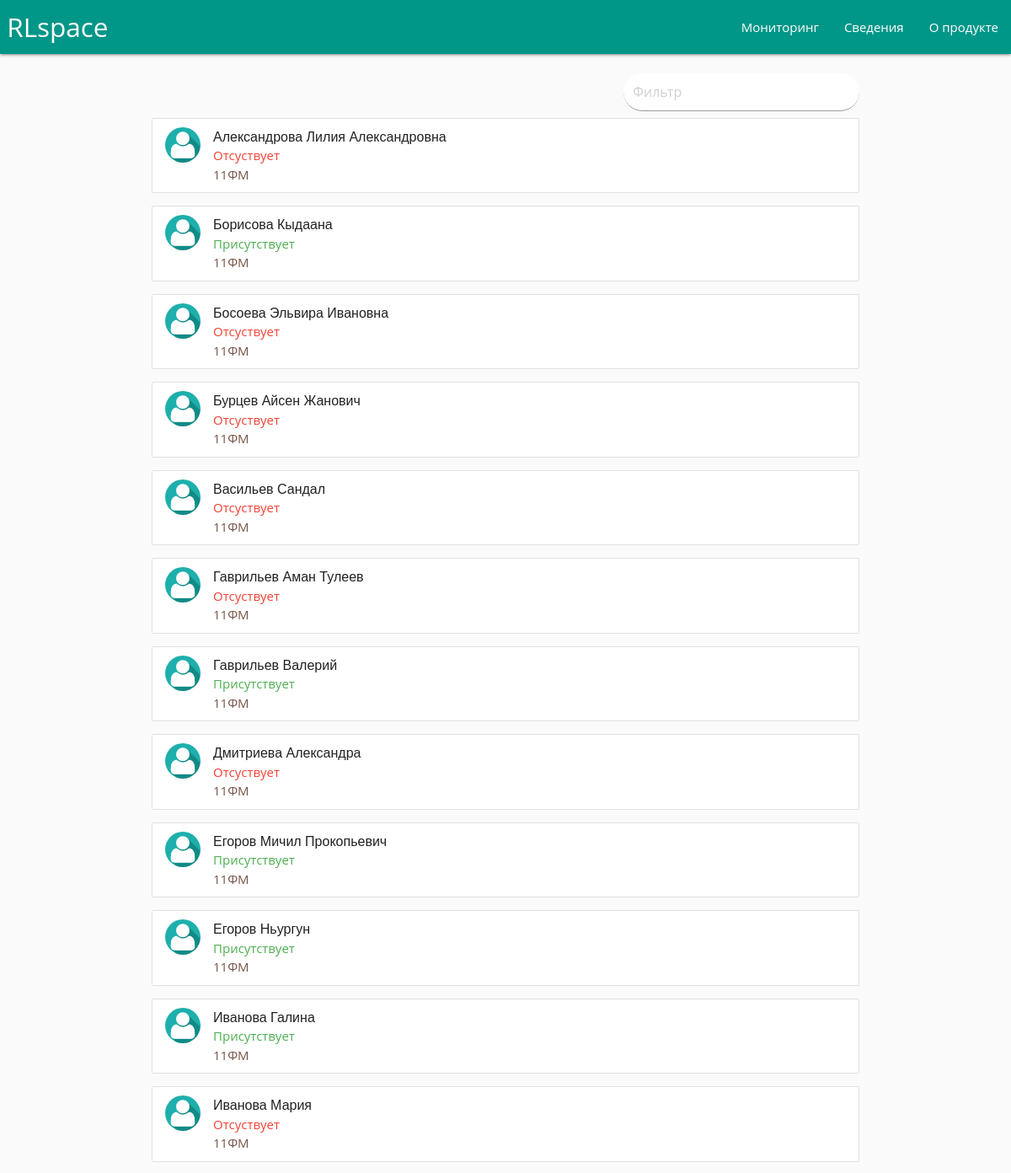
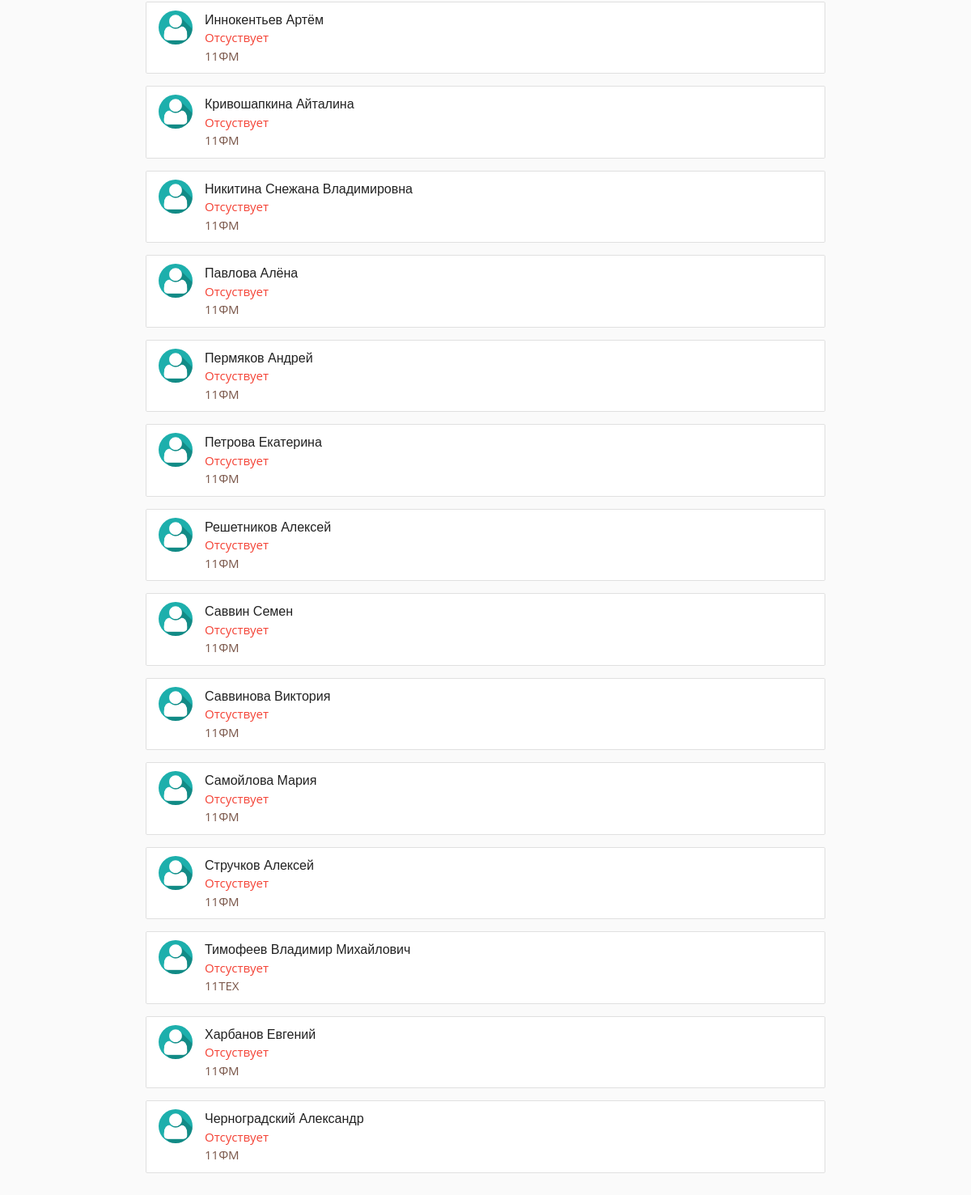
The page /information/ on the database as committed earlier (2 pictures, top to bottom).
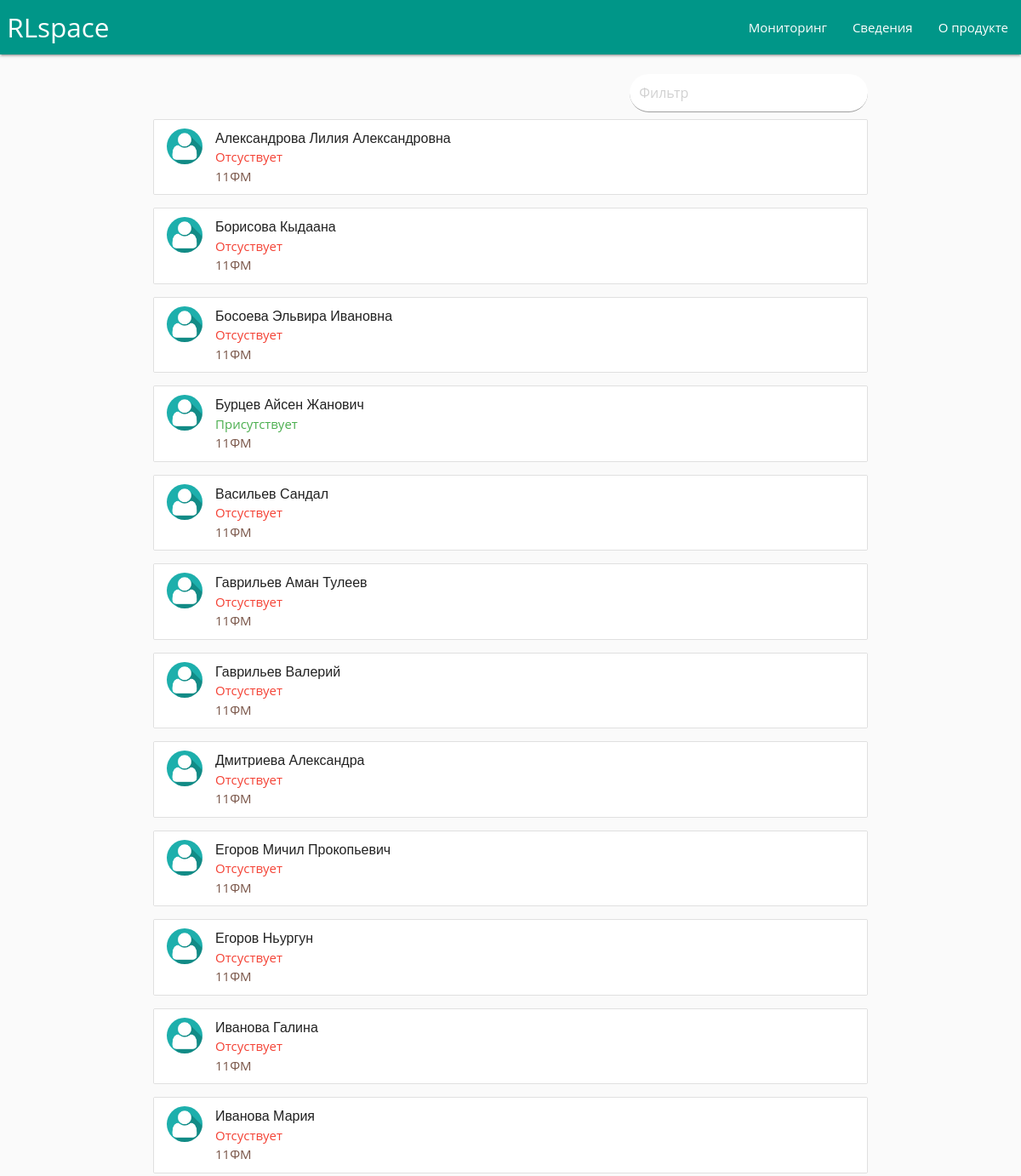
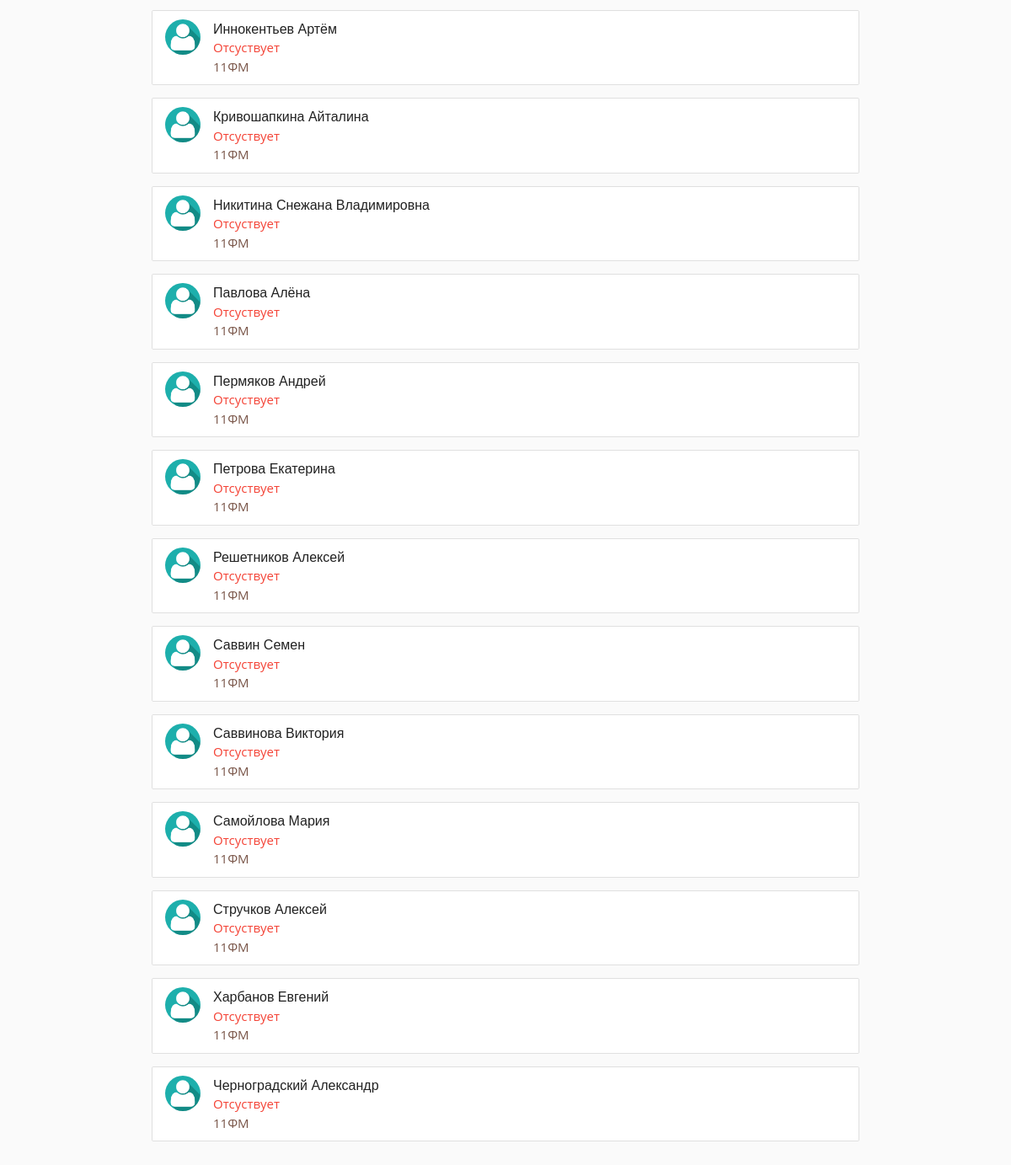
The same page on the database as committed later (2 pictures, top to bottom).
### main/models.py (models this page shows, shortened)
class Pupil(models.Model):
	qrcode      = models.CharField(max_length = 50)
	name        = models.CharField(max_length = 50)
	grade       = models.CharField(max_length = 50)
	location    = models.CharField(max_length = 50)
	status      = models.CharField(max_length = 50, default = "absent")
	arrive_time = models.DateTimeField('date arrive')
	photo     = models.ImageField(upload_to = "images/", default = "images/default.jpg")
	non_attendance = models.IntegerField(default = 0);

### main/views.py (the view)
# urls.py: url(r'^information/$', views.information, name = 'information'),
def information(request):
	context = {}
	pupils = Pupil.objects.all()
	pupils_list = sorted(pupils, key = operator.attrgetter('name'))
	context["pupils"] = pupils_list
	context["translate"] = translate
	request = render(request, 'main/information.html', context)
	return request

### main/templates/main/information.html (shortened to what this page needs)
{% include 'main/header.html' %}
<div class = "container">
    <div class = "row">
        <input class = "filter right col s4 offset-s8" placeholder="Фильтр" style = "background: white; border-radius: 40px; ">
        {% for pupil in pupils %}
        <filtertag>
            <ul class="collection">
                <li class="collection-item avatar">
                    <img src="/media/{{ pupil.photo }}" alt="" class="circle img-responsive">
                    <span class="title">{{ pupil.name }}</span>
                    <p> {% if pupil.status == "absent" %}
                            <font class = "red-text">Отсуствует</font>
                        {% else %}
                            <font class = "green-text">Присутствует</font>
                        {% endif %} <br>
                        <font class = "brown-text" >{{ pupil.grade }} </font>
                    </p>
                </li>
            </ul>
        </filtertag>
        {% endfor %}
    </div>
</div>
{% include 'main/footer.html' %}

### main/templates/main/header.html (shortened to what this page needs)
{% load staticfiles %}
<!DOCTYPE html>
<html>
	<head>
        <link rel="stylesheet" href="{% static 'css/materialize.min.css' %}">
        <link rel="stylesheet" href="{% static 'css/fonts.css' %}">
        <link rel="stylesheet" href="{% static 'css/clock.css' %}">
    </head>
    <body>
        <header>
            <nav>
                <div class="nav-wrapper teal">
                    <a href="/" class="brand-logo">&nbsp;RLspace</a>
                    <ul id="nav-mobile" class="right hide-on-med-and-down">
                        <li><a href="/monitoring">   Мониторинг</a></li>
                        <li><a href="/information"> Сведения </a></li>
                        <li><a href="/about"> О продукте</a></li>
                    </ul>
                </div>
            </nav>
        </header>
        <br>
        <main>

### main/templates/main/footer.html (shortened to what this page needs)
        </main>
        <br>
    </body>
</html>

### main/static/css/clock.css (style rules this page uses)
* { margin: 0; padding: 0; box-sizing: border-box; }
@media only screen and (min-width: 768px) { .title { font: 48px Arial; } }

Rows that differ between the two databases and show on the page:
removed Pupil: photo (placeholder picture), name "Тимофеев Владимир Михайлович", status "Отсуствует", grade "11ТЕХ"
changed Pupil "Борисова Кыдаана": status "Присутствует" → "Отсуствует"
changed Pupil "Бурцев Айсен Жанович": status "Отсуствует" → "Присутствует"
changed Pupil "Гаврильев Валерий": status "Присутствует" → "Отсуствует"
changed Pupil "Егоров Мичил Прокопьевич": status "Присутствует" → "Отсуствует"
changed Pupil "Егоров Ньургун": status "Присутствует" → "Отсуствует"
changed Pupil "Иванова Галина": status "Присутствует" → "Отсуствует"
